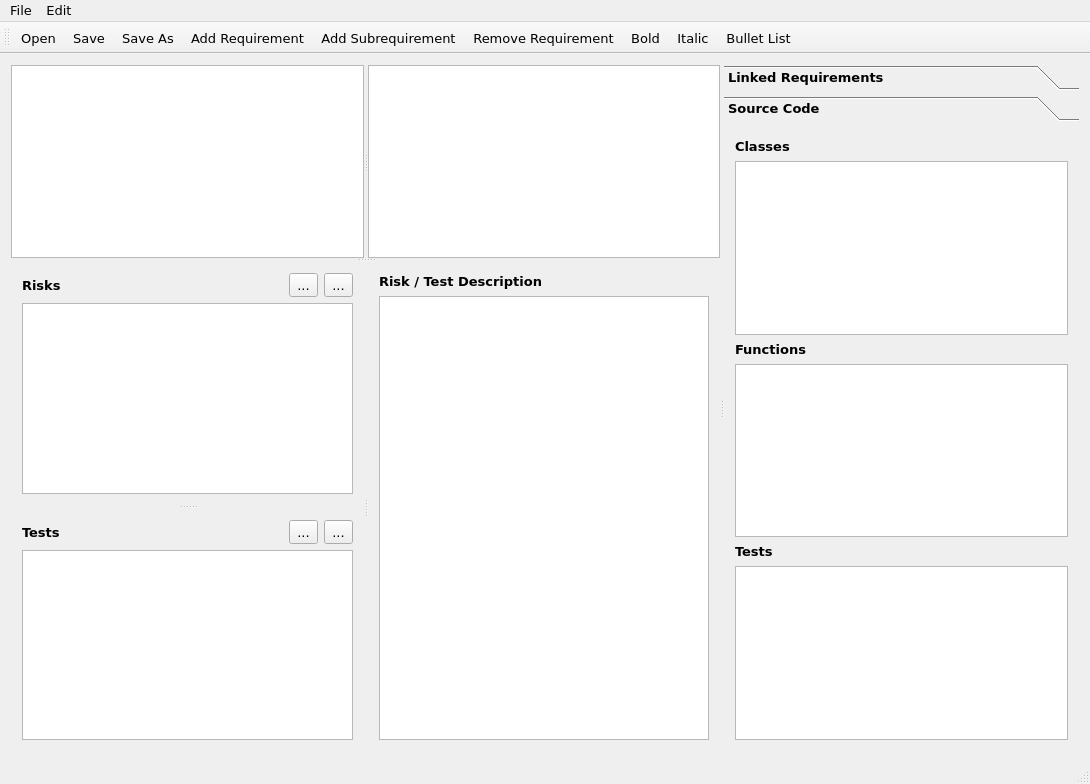
<?xml version="1.0" encoding="UTF-8"?>
<ui version="4.0">
 <class>MainWindow</class>
 <widget class="QMainWindow" name="MainWindow">
  <property name="geometry">
   <rect>
    <x>0</x>
    <y>0</y>
    <width>1090</width>
    <height>784</height>
   </rect>
  </property>
  <property name="font">
   <font>
    <family>Verdana</family>
    <pointsize>10</pointsize>
    <weight>50</weight>
    <bold>false</bold>
   </font>
  </property>
  <property name="windowTitle">
   <string>MainWindow</string>
  </property>
  <widget class="QWidget" name="centralWidget">
   <layout class="QVBoxLayout" name="verticalLayout">
    <item>
     <widget class="QSplitter" name="splitter_3">
      <property name="orientation">
       <enum>Qt::Horizontal</enum>
      </property>
      <widget class="QSplitter" name="splitter_2">
       <property name="orientation">
        <enum>Qt::Vertical</enum>
       </property>
       <widget class="QSplitter" name="splitter">
        <property name="orientation">
         <enum>Qt::Horizontal</enum>
        </property>
        <widget class="QTreeView" name="treeView">
         <property name="font">
          <font>
           <weight>50</weight>
           <bold>false</bold>
          </font>
         </property>
         <property name="allColumnsShowFocus">
          <bool>false</bool>
         </property>
         <property name="expandsOnDoubleClick">
          <bool>false</bool>
         </property>
        </widget>
        <widget class="QTextEdit" name="textEdit">
         <property name="font">
          <font>
           <weight>50</weight>
           <bold>false</bold>
          </font>
         </property>
        </widget>
       </widget>
       <widget class="QSplitter" name="riskLayoutHSplitter">
        <property name="orientation">
         <enum>Qt::Horizontal</enum>
        </property>
        <widget class="QSplitter" name="riskLayoutVSplitter">
         <property name="orientation">
          <enum>Qt::Vertical</enum>
         </property>
         <widget class="QWidget" name="layoutWidget">
          <layout class="QVBoxLayout" name="riskVLayout">
           <item>
            <layout class="QHBoxLayout" name="riskHeadLayout">
             <item>
              <widget class="QLabel" name="label">
               <property name="font">
                <font>
                 <weight>75</weight>
                 <bold>true</bold>
                </font>
               </property>
               <property name="text">
                <string>Risks</string>
               </property>
              </widget>
             </item>
             <item>
              <widget class="QToolButton" name="addRiskButton">
               <property name="text">
                <string>...</string>
               </property>
               <property name="icon">
                <iconset resource="resources.qrc">
                 <normaloff>:/icons/Resources/list-add-3.ico</normaloff>:/icons/Resources/list-add-3.ico</iconset>
               </property>
              </widget>
             </item>
             <item>
              <widget class="QToolButton" name="removeRiskButton">
               <property name="text">
                <string>...</string>
               </property>
               <property name="icon">
                <iconset resource="resources.qrc">
                 <normaloff>:/icons/Resources/list-remove-5.ico</normaloff>:/icons/Resources/list-remove-5.ico</iconset>
               </property>
              </widget>
             </item>
            </layout>
           </item>
           <item>
            <widget class="QTableView" name="riskView">
             <property name="font">
              <font>
               <weight>50</weight>
               <bold>false</bold>
              </font>
             </property>
            </widget>
           </item>
          </layout>
         </widget>
         <widget class="QWidget" name="layoutWidget">
          <layout class="QVBoxLayout" name="preventiveActionVLayout">
           <item>
            <layout class="QHBoxLayout" name="preventiveActionHeadLayout">
             <item>
              <widget class="QLabel" name="label_2">
               <property name="font">
                <font>
                 <weight>75</weight>
                 <bold>true</bold>
                </font>
               </property>
               <property name="text">
                <string>Tests</string>
               </property>
              </widget>
             </item>
             <item>
              <widget class="QToolButton" name="addPreventiveActionButton">
               <property name="text">
                <string>...</string>
               </property>
               <property name="icon">
                <iconset resource="resources.qrc">
                 <normaloff>:/icons/Resources/list-add-3.ico</normaloff>:/icons/Resources/list-add-3.ico</iconset>
               </property>
              </widget>
             </item>
             <item>
              <widget class="QToolButton" name="removePreventiveActionButton">
               <property name="text">
                <string>...</string>
               </property>
               <property name="icon">
                <iconset resource="resources.qrc">
                 <normaloff>:/icons/Resources/list-remove-5.ico</normaloff>:/icons/Resources/list-remove-5.ico</iconset>
               </property>
              </widget>
             </item>
            </layout>
           </item>
           <item>
            <widget class="QTableView" name="preventiveActionView">
             <property name="font">
              <font>
               <weight>50</weight>
               <bold>false</bold>
              </font>
             </property>
            </widget>
           </item>
          </layout>
         </widget>
        </widget>
        <widget class="QWidget" name="layoutWidget">
         <layout class="QVBoxLayout" name="riskDescVLayout">
          <item>
           <widget class="QLabel" name="label_3">
            <property name="font">
             <font>
              <weight>75</weight>
              <bold>true</bold>
             </font>
            </property>
            <property name="text">
             <string>Risk / Test Description</string>
            </property>
           </widget>
          </item>
          <item>
           <widget class="QTextEdit" name="riskDescriptionView">
            <property name="font">
             <font>
              <weight>50</weight>
              <bold>false</bold>
             </font>
            </property>
           </widget>
          </item>
         </layout>
        </widget>
       </widget>
      </widget>
      <widget class="QToolBox" name="linkViewContainer">
       <property name="font">
        <font>
         <weight>75</weight>
         <bold>true</bold>
        </font>
       </property>
       <property name="currentIndex">
        <number>1</number>
       </property>
       <widget class="QWidget" name="linkPage">
        <property name="geometry">
         <rect>
          <x>0</x>
          <y>0</y>
          <width>370</width>
          <height>637</height>
         </rect>
        </property>
        <attribute name="label">
         <string>Linked Requirements</string>
        </attribute>
        <layout class="QVBoxLayout" name="verticalLayout_2">
         <item>
          <layout class="QHBoxLayout" name="horizontalLayout">
           <item>
            <spacer name="horizontalSpacer">
             <property name="orientation">
              <enum>Qt::Horizontal</enum>
             </property>
             <property name="sizeHint" stdset="0">
              <size>
               <width>40</width>
               <height>20</height>
              </size>
             </property>
            </spacer>
           </item>
           <item>
            <widget class="QToolButton" name="addLinksButton">
             <property name="text">
              <string>...</string>
             </property>
             <property name="icon">
              <iconset resource="resources.qrc">
               <normaloff>:/icons/Resources/list-add-3.ico</normaloff>:/icons/Resources/list-add-3.ico</iconset>
             </property>
             <property name="checkable">
              <bool>true</bool>
             </property>
            </widget>
           </item>
           <item>
            <widget class="QToolButton" name="removeLinkButton">
             <property name="text">
              <string>...</string>
             </property>
             <property name="icon">
              <iconset resource="resources.qrc">
               <normaloff>:/icons/Resources/list-remove-5.ico</normaloff>:/icons/Resources/list-remove-5.ico</iconset>
             </property>
            </widget>
           </item>
          </layout>
         </item>
         <item>
          <widget class="QTreeView" name="linkView"/>
         </item>
        </layout>
       </widget>
       <widget class="QWidget" name="codePage">
        <property name="geometry">
         <rect>
          <x>0</x>
          <y>0</y>
          <width>370</width>
          <height>629</height>
         </rect>
        </property>
        <attribute name="label">
         <string>Source Code</string>
        </attribute>
        <layout class="QVBoxLayout" name="verticalLayout_3">
         <item>
          <widget class="QLabel" name="classesLabel">
           <property name="text">
            <string>Classes</string>
           </property>
          </widget>
         </item>
         <item>
          <widget class="QListView" name="moduleListView">
           <property name="font">
            <font>
             <family>Verdana</family>
             <pointsize>11</pointsize>
            </font>
           </property>
          </widget>
         </item>
         <item>
          <widget class="QLabel" name="label_5">
           <property name="text">
            <string>Functions</string>
           </property>
          </widget>
         </item>
         <item>
          <widget class="QListView" name="functionListView">
           <property name="font">
            <font>
             <family>Verdana</family>
             <pointsize>11</pointsize>
            </font>
           </property>
          </widget>
         </item>
         <item>
          <widget class="QLabel" name="label_6">
           <property name="text">
            <string>Tests</string>
           </property>
          </widget>
         </item>
         <item>
          <widget class="QListView" name="testListView">
           <property name="font">
            <font>
             <family>Verdana</family>
             <pointsize>11</pointsize>
            </font>
           </property>
          </widget>
         </item>
        </layout>
       </widget>
      </widget>
     </widget>
    </item>
   </layout>
  </widget>
  <widget class="QMenuBar" name="menuBar">
   <property name="geometry">
    <rect>
     <x>0</x>
     <y>0</y>
     <width>1090</width>
     <height>22</height>
    </rect>
   </property>
   <widget class="QMenu" name="menuFile">
    <property name="title">
     <string>File</string>
    </property>
    <addaction name="actionOpen"/>
    <addaction name="actionSave"/>
    <addaction name="actionSaveAs"/>
   </widget>
   <widget class="QMenu" name="menuEdit">
    <property name="title">
     <string>Edit</string>
    </property>
    <addaction name="actionAddSibling"/>
    <addaction name="actionAddChild"/>
    <addaction name="actionRemoveRequirement"/>
    <addaction name="actionAttributes"/>
    <addaction name="actionLinkTypes"/>
    <addaction name="actionProjectSettings"/>
   </widget>
   <addaction name="menuFile"/>
   <addaction name="menuEdit"/>
  </widget>
  <widget class="QToolBar" name="mainToolBar">
   <attribute name="toolBarArea">
    <enum>TopToolBarArea</enum>
   </attribute>
   <attribute name="toolBarBreak">
    <bool>false</bool>
   </attribute>
   <addaction name="actionOpen"/>
   <addaction name="actionSave"/>
   <addaction name="actionSaveAs"/>
   <addaction name="actionAddSibling"/>
   <addaction name="actionAddChild"/>
   <addaction name="actionRemoveRequirement"/>
   <addaction name="actionBold"/>
   <addaction name="actionItalic"/>
   <addaction name="actionBulletList"/>
  </widget>
  <widget class="QStatusBar" name="statusBar"/>
  <action name="actionOpen">
   <property name="icon">
    <iconset resource="resources.qrc">
     <normaloff>:/icons/Resources/document-open-3.ico</normaloff>:/icons/Resources/document-open-3.ico</iconset>
   </property>
   <property name="text">
    <string>Open</string>
   </property>
   <property name="toolTip">
    <string>Open Requirements File</string>
   </property>
   <property name="shortcut">
    <string>Ctrl+O</string>
   </property>
  </action>
  <action name="actionSaveAs">
   <property name="icon">
    <iconset resource="resources.qrc">
     <normaloff>:/icons/Resources/document-save-as-5.ico</normaloff>:/icons/Resources/document-save-as-5.ico</iconset>
   </property>
   <property name="text">
    <string>Save As</string>
   </property>
   <property name="toolTip">
    <string>Save Requirements as...</string>
   </property>
   <property name="shortcut">
    <string>Ctrl+Shift+S</string>
   </property>
  </action>
  <action name="actionSave">
   <property name="icon">
    <iconset resource="resources.qrc">
     <normaloff>:/icons/Resources/document-save-5.ico</normaloff>:/icons/Resources/document-save-5.ico</iconset>
   </property>
   <property name="text">
    <string>Save</string>
   </property>
   <property name="toolTip">
    <string>Save Requirements</string>
   </property>
   <property name="shortcut">
    <string>Ctrl+S</string>
   </property>
  </action>
  <action name="actionItalic">
   <property name="icon">
    <iconset resource="resources.qrc">
     <normaloff>:/icons/Resources/format-text-italic-2.ico</normaloff>:/icons/Resources/format-text-italic-2.ico</iconset>
   </property>
   <property name="text">
    <string>Italic</string>
   </property>
   <property name="toolTip">
    <string>Italic Text</string>
   </property>
   <property name="shortcut">
    <string>Ctrl+I</string>
   </property>
  </action>
  <action name="actionBold">
   <property name="icon">
    <iconset resource="resources.qrc">
     <normaloff>:/icons/Resources/format-text-bold-2.ico</normaloff>:/icons/Resources/format-text-bold-2.ico</iconset>
   </property>
   <property name="text">
    <string>Bold</string>
   </property>
   <property name="toolTip">
    <string>Bold Text</string>
   </property>
   <property name="shortcut">
    <string>Ctrl+B</string>
   </property>
  </action>
  <action name="actionBulletList">
   <property name="icon">
    <iconset resource="resources.qrc">
     <normaloff>:/icons/Resources/format-list-unordered.ico</normaloff>:/icons/Resources/format-list-unordered.ico</iconset>
   </property>
   <property name="text">
    <string>Bullet List</string>
   </property>
   <property name="toolTip">
    <string>Format as bullet list</string>
   </property>
   <property name="shortcut">
    <string>Ctrl+L</string>
   </property>
  </action>
  <action name="actionAddSibling">
   <property name="icon">
    <iconset resource="resources.qrc">
     <normaloff>:/icons/Resources/list-add.ico</normaloff>:/icons/Resources/list-add.ico</iconset>
   </property>
   <property name="text">
    <string>Add Requirement</string>
   </property>
   <property name="toolTip">
    <string>Append Requirement</string>
   </property>
   <property name="shortcut">
    <string>Ctrl+R</string>
   </property>
  </action>
  <action name="actionAddChild">
   <property name="icon">
    <iconset resource="resources.qrc">
     <normaloff>:/icons/Resources/list-add-3.ico</normaloff>:/icons/Resources/list-add-3.ico</iconset>
   </property>
   <property name="text">
    <string>Add Subrequirement</string>
   </property>
   <property name="toolTip">
    <string>Add Subrequirement</string>
   </property>
   <property name="shortcut">
    <string>Ctrl+Shift+R</string>
   </property>
  </action>
  <action name="actionProjectSettings">
   <property name="icon">
    <iconset resource="resources.qrc">
     <normaloff>:/icons/Resources/system-settings.ico</normaloff>:/icons/Resources/system-settings.ico</iconset>
   </property>
   <property name="text">
    <string>Project settings...</string>
   </property>
  </action>
  <action name="actionRemoveRequirement">
   <property name="icon">
    <iconset resource="resources.qrc">
     <normaloff>:/icons/Resources/list-remove-5.ico</normaloff>:/icons/Resources/list-remove-5.ico</iconset>
   </property>
   <property name="text">
    <string>Remove Requirement</string>
   </property>
   <property name="toolTip">
    <string>Remove Requirement</string>
   </property>
   <property name="shortcut">
    <string>Del</string>
   </property>
  </action>
  <action name="actionAttributes">
   <property name="text">
    <string>Attributes...</string>
   </property>
  </action>
  <action name="actionLinkTypes">
   <property name="text">
    <string>Link Types ...</string>
   </property>
   <property name="toolTip">
    <string>Edit Link Types</string>
   </property>
  </action>
 </widget>
 <layoutdefault spacing="6" margin="11"/>
 <resources>
  <include location="resources.qrc"/>
 </resources>
 <connections/>
</ui>
